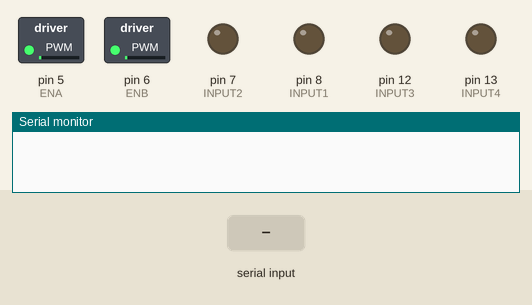
The sketch below on a simulated Arduino Uno, built with avr-gcc and run on an emulated ATmega328P. On the bench: switched loads named in the sketch (green lamp = pin HIGH), output pins drawn as LEDs (lit = HIGH), the last lines printed to the serial monitor. The inputs (shaded band) are chosen by the test bench.

Above: at 1.2 s.
1.3 s: "+" received over Serial
At 2.1 s:
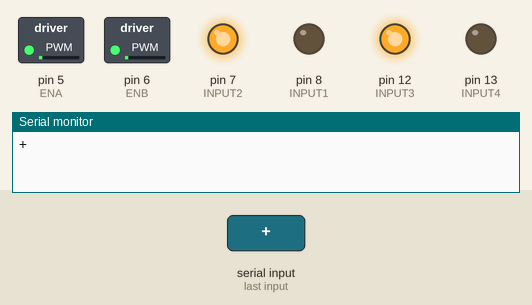
2.8 s: "s" received over Serial
At 3.3 s:
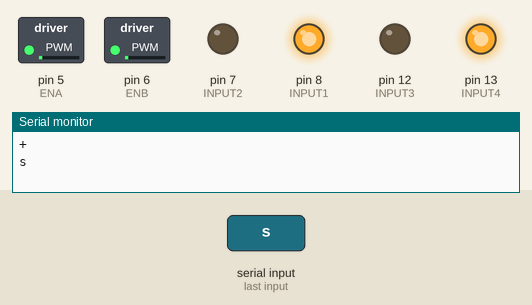
4.3 s: "a" received over Serial
At 5.5 s:
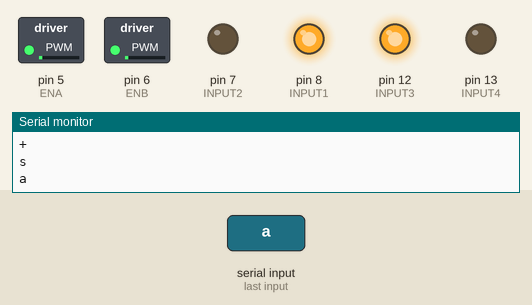
5.8 s: "d" received over Serial
At 6.8 s:
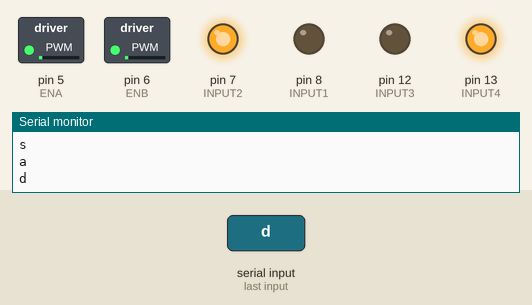
7.3 s: "-" received over Serial
At 7.9 s:
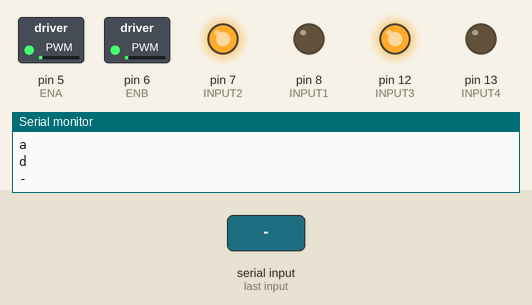
Timing chart, 0 to 9.8 s (numbered marks = the images above; inputs shaded):
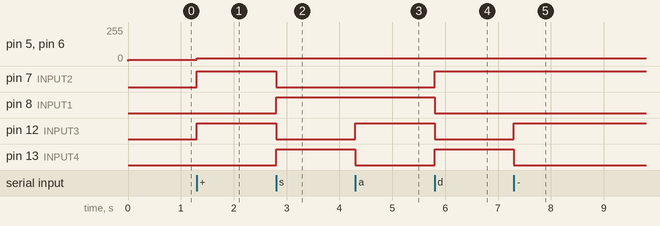

Measured:
- after the input at 1.3 s, pin 5 (ENA), pin 6 (ENB): 10/255 → 20/255 at once; pin 7 (INPUT2), pin 12 (INPUT3): LOW → HIGH at once
- after the input at 2.8 s, pin 7 (INPUT2), pin 12 (INPUT3): HIGH → LOW at once; pin 8 (INPUT1), pin 13 (INPUT4): LOW → HIGH at once
- after the input at 4.3 s, pin 12 (INPUT3): LOW → HIGH at once; pin 13 (INPUT4): HIGH → LOW at once
- after the input at 5.8 s, pin 7 (INPUT2), pin 13 (INPUT4): LOW → HIGH at once; pin 8 (INPUT1), pin 12 (INPUT3): HIGH → LOW at once
- after the input at 7.3 s, pin 12 (INPUT3): LOW → HIGH at once; pin 13 (INPUT4): HIGH → LOW at once

The sketch:

exp1.ino
```cpp
#include <Servo.h>
#include <EEPROM.h>

int rec_taken = 0 ;
int index = 0 ;
int INPUT1 = 8;//电机接口1
int INPUT2 = 7;//电机接口2
int INPUT3 = 12;//电机接口3
int INPUT4 = 13;//电机接口4
#define MOTOR_GO_FORWARD {digitalWrite(INPUT1,LOW);digitalWrite(INPUT2,HIGH);digitalWrite(INPUT3,HIGH);digitalWrite(INPUT4,LOW);}    //车体前进
#define MOTOR_GO_BACK {digitalWrite(INPUT1,HIGH);digitalWrite(INPUT2,LOW);digitalWrite(INPUT3,LOW);digitalWrite(INPUT4,HIGH);}    //车体前进
#define MOTOR_GO_RIGHT    {digitalWrite(INPUT1,HIGH);digitalWrite(INPUT2,LOW);digitalWrite(INPUT3,HIGH);digitalWrite(INPUT4,LOW);}    //车体前进

#define MOTOR_GO_LEFT {digitalWrite(INPUT1,LOW);digitalWrite(INPUT2,HIGH);digitalWrite(INPUT3,LOW);digitalWrite(INPUT4,HIGH);}    //车体前进
char rec;
int IR_L;
int IR_R;
float Ldistance;
int Left_Speed_Hold = 200;//定义左侧速度变量
int Right_Speed_Hold = 200;//定义右侧速度变量
int ENA = 5;//L298使能A
int ENB = 6;//L298使能B
int follow_begin = 0;
int Left_Speed[8]={
  10,20,30,40,50,55,60,65};//左侧速度档位值
int Right_Speed[8]={
  10,20,30,40,50,55,60,65};//右侧速度档位值
void GetMessage(){
  if(Serial.available()){
    rec = Serial.read();
    Serial.println(rec);
    rec_taken = 0;
  }
  Left_Speed_Hold = Left_Speed[index];
  Right_Speed_Hold = Right_Speed[index];
  analogWrite(ENB,Left_Speed_Hold);//给L298使能端B赋值
  analogWrite(ENA,Right_Speed_Hold);//给L298使能端A赋值
  switch(rec){
  case '+':
    if (( ( ( rec_taken ) == ( 0 ) ) && ( ( index ) < ( 10 ) ) ))
    {
      index++;
      rec_taken = 1 ;
      return;
    }
  case '-':
    if (( ( ( rec_taken ) == ( 0 ) ) && ( ( index ) > ( 10 ) ) ))
    {
      index--;
      rec_taken = 1 ;
      return;
    }
  case 'w':
    MOTOR_GO_FORWARD;
    delay( 300 );
    return;
  case 's':
    MOTOR_GO_BACK;
    delay( 300 );
    return;
  case 'a':
    MOTOR_GO_RIGHT;
    delay( 300 );
    return;
  case 'd':
    MOTOR_GO_LEFT;
    delay( 300 );
    return;
  case '1':
    follow_begin = 1;
    if(rec_taken == 0) Serial.println("follow begin"),rec_taken = 1;
    break;
  case '2':
    follow_begin = 0;
    if(rec_taken == 0) Serial.println("follow end"),rec_taken = 1;
    break;
  case 'p':
    {
      if(rec_taken == 0)
      {
        Serial.print("left: ");
        Serial.println(IR_L);
        Serial.print("right: ");
        Serial.println(IR_R);
        rec_taken = 1;
      }
      break;
    }
  case'o':
    {
      if(rec_taken == 0)
      {
        Serial.print("distance: ");
        Serial.println(Ldistance);
        rec_taken = 1;
      }
      break;
    }
  default:
    break;
  }
}

void setup()
{
  pinMode(INPUT1,OUTPUT);
  pinMode(INPUT2,OUTPUT);
  pinMode(INPUT3,OUTPUT);
  pinMode(INPUT4,OUTPUT);
  Serial.begin(9600);
  pinMode(ENA,OUTPUT);
  pinMode(ENB,OUTPUT);
}

void loop()
{
  GetMessage();
}
```
